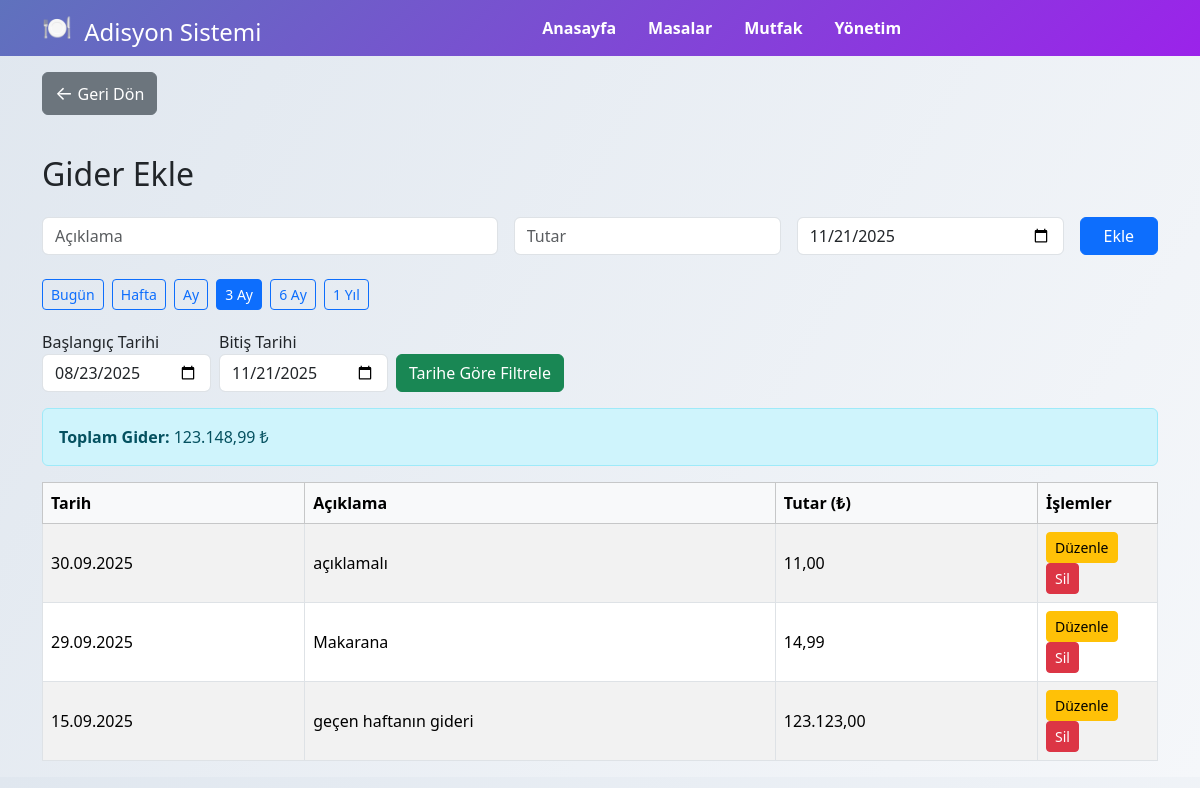
Page /yonetim/giderekle.php?periyot=3ay on the committed database.
### tables this page shows
CREATE TABLE `gider` (
  `id` int(11) NOT NULL,
  `aciklama` text NOT NULL,
  `tutar` float NOT NULL,
  `tarih` date NOT NULL
);

### yonetim/giderekle.php (the view, shortened to what this page needs)
<!DOCTYPE html>
<html lang="tr">
<head>
    <link href="../bootstrap/css/bootstrap.min.css" rel="stylesheet">
</head>
<body>
    <div class="header py-2">
        <div class="container">
            <div class="row align-items-center">
                <div class="col-auto">
                    <span style="font-size:1.5rem;">🍽️</span>
                    <span class="h4 align-middle ms-2">Adisyon Sistemi</span>
                </div>
                <div class="col d-flex justify-content-center">
                    <nav>
                        <ul class="nav">
                            <li class="nav-item">
                                <a class="nav-link text-white" href="../index.php"><strong>Anasayfa</strong></a>
                            </li>
                            <li class="nav-item">
                                <a class="nav-link text-white" href="../masalar.php"><strong>Masalar</strong></a>
                            </li>
                            <li class="nav-item">
                                <a class="nav-link text-white" href="../mutfak.php"><strong>Mutfak</strong></a>
                            </li>
                            <li class="nav-item">
                                <a class="nav-link text-white" href="index.php"><strong>Yönetim</strong></a>
                            </li>
                        </ul>
                    </nav>
                </div>
            </div>
        </div>
    </div>
<div class="container mt-3">
    <a href="index.php" class="btn btn-secondary mb-3">
        <span style="font-size:1.2rem;">&#8592;</span> Geri Dön
    </a>
</div>
<?php
include_once '../db/db.php';
$periods = [
    'gun' => 1,
    'hafta' => 7,
    'ay' => 30,
    '3ay' => 90,
    '6ay' => 180,
    'yil' => 365
];
$selected_period = isset($_GET['periyot']) && array_key_exists($_GET['periyot'], $periods) ? $_GET['periyot'] : 'ay';
$custom_start = isset($_GET['baslangic']) ? $_GET['baslangic'] : '';
$custom_end = isset($_GET['bitis']) ? $_GET['bitis'] : '';
$today = date('Y-m-d');
$start_date = date('Y-m-d', strtotime("-" . $periods[$selected_period] . " days"));
$end_date = $today;
$use_custom_range = false;
$date_condition = "WHERE tarih >= ? AND tarih <= ?";
$duzenle_gider = null;
$stmt = $conn->prepare("SELECT * FROM gider $date_condition ORDER BY tarih DESC, id DESC");
$stmt->bind_param("ss", $start_date, $end_date);
$stmt->execute();
$result = $stmt->get_result();
$giderler = [];
$toplam_gider = 0.0;
if ($result && $result->num_rows > 0) {
    while ($row = $result->fetch_assoc()) {
        $row['tutar'] = floatval($row['tutar']);
        $giderler[] = $row;
        $toplam_gider += $row['tutar'];
    }
}
?>
<div class="container mt-4">
    <h2 class="mb-4">Gider Ekle</h2>
    <?php if ($duzenle_gider): ?>
        <form method="post" class="row g-3 mb-4">
            <input type="hidden" name="gider_id" value="<?php echo $duzenle_gider['id']; ?>">
            <div class="col-md-5">
                <input type="text" name="aciklama" class="form-control" placeholder="Açıklama" value="<?php echo htmlspecialchars($duzenle_gider['aciklama']); ?>" required>
            </div>
            <div class="col-md-3">
                <input type="number" step="0.01" name="tutar" class="form-control" placeholder="Tutar" value="<?php echo htmlspecialchars($duzenle_gider['tutar']); ?>" required>
            </div>
            <div class="col-md-3">
                <input type="date" name="tarih" class="form-control" value="<?php echo htmlspecialchars($duzenle_gider['tarih']); ?>" required>
            </div>
            <div class="col-md-1 d-grid">
                <button type="submit" name="gider_duzenle" class="btn btn-warning">Güncelle</button>
            </div>
        </form>
    <?php else: ?>
        <form method="post" class="row g-3 mb-4">
            <div class="col-md-5">
                <input type="text" name="aciklama" class="form-control" placeholder="Açıklama" required>
            </div>
            <div class="col-md-3">
                <input type="number" step="0.01" name="tutar" class="form-control" placeholder="Tutar" required>
            </div>
            <div class="col-md-3">
                <input type="date" name="tarih" class="form-control" value="<?php echo date('Y-m-d'); ?>" required>
            </div>
            <div class="col-md-1 d-grid">
                <button type="submit" name="gider_ekle" class="btn btn-primary">Ekle</button>
            </div>
        </form>
    <?php endif; ?>
    <div class="mb-3">
        <?php foreach ($periods as $key => $days): ?>
            <a href="?periyot=<?php echo $key; ?>" class="btn btn-<?php echo ($selected_period == $key && !$use_custom_range) ? 'primary' : 'outline-primary'; ?> btn-sm me-1 mb-1">
                <?php
                switch ($key) {
                    case 'gun': echo "Bugün"; break;
                    case 'hafta': echo "Hafta"; break;
                    case 'ay': echo "Ay"; break;
                    case '3ay': echo "3 Ay"; break;
                    case '6ay': echo "6 Ay"; break;
                    case 'yil': echo "1 Yıl"; break;
                }
                ?>
            </a>
        <?php endforeach; ?>
    </div>
    <div class="mb-3">
        <form method="get" class="row g-2 align-items-end">
            <div class="col-auto">
                <label for="baslangic" class="form-label mb-0">Başlangıç Tarihi</label>
                <input type="date" id="baslangic" name="baslangic" class="form-control" value="<?php echo htmlspecialchars($custom_start ?: $start_date); ?>">
            </div>
            <div class="col-auto">
                <label for="bitis" class="form-label mb-0">Bitiş Tarihi</label>
                <input type="date" id="bitis" name="bitis" class="form-control" value="<?php echo htmlspecialchars($custom_end ?: $end_date); ?>">
            </div>
            <div class="col-auto">
                <button type="submit" class="btn btn-success">Tarihe Göre Filtrele</button>
            </div>
        </form>
    </div>
    <div class="mb-3">
        <div class="alert alert-info">
            <strong>Toplam Gider:</strong> <?php echo number_format($toplam_gider, 2, ',', '.'); ?> ₺
        </div>
    </div>
    <div class="table-responsive">
        <table class="table table-bordered table-striped align-middle">
            <thead class="table-light">
                <tr>
                    <th>Tarih</th>
                    <th>Açıklama</th>
                    <th>Tutar (₺)</th>
                    <th style="width:120px;">İşlemler</th>
                </tr>
            </thead>
            <tbody>
                <?php if (count($giderler) > 0): ?>
                    <?php foreach ($giderler as $gider): ?>
                        <tr>
                            <td><?php echo date('d.m.Y', strtotime($gider['tarih'])); ?></td>
                            <td><?php echo htmlspecialchars($gider['aciklama']); ?></td>
                            <td><?php echo number_format($gider['tutar'], 2, ',', '.'); ?></td>
                            <td>
                                <?php
                                $query_params = [];
                                if ($use_custom_range) {
                                    $query_params['baslangic'] = $custom_start;
                                    $query_params['bitis'] = $custom_end;
                                } else {
                                    $query_params['periyot'] = $selected_period;
                                }
                                $duzenle_url = 'giderekle.php?duzenle=' . $gider['id'] . '&' . http_build_query($query_params);
                                $sil_url = 'giderekle.php?sil=' . $gider['id'] . '&' . http_build_query($query_params);
                                ?>
                                <a href="<?php echo $duzenle_url; ?>" class="btn btn-sm btn-warning">Düzenle</a>
                                <a href="<?php echo $sil_url; ?>" class="btn btn-sm btn-danger" onclick="return confirm('Bu gideri silmek istediğinize emin misiniz?');">Sil</a>
                            </td>
                        </tr>
                    <?php endforeach; ?>
                <?php else: ?>
                    <tr>
                        <td colspan="4" class="text-center">Seçili dönemde gider bulunamadı.</td>
                    </tr>
                <?php endif; ?>
            </tbody>
        </table>
    </div>
</div>

### yonetim/giderekle.php (style rules this page uses)
body { background: linear-gradient(120deg, #e0e7ef 0%, #f5f7fa 100%); }
.header { background: linear-gradient(135deg, #5f72bd 0%, #9b23ea 100%); color: white; padding: 2rem 0; }

### rows in the picture
gider: tarih "30.09.2025", aciklama "açıklamalı", tutar "11,00"
gider: tarih "29.09.2025", aciklama "Makarana", tutar "14,99"
gider: tarih "15.09.2025", aciklama "geçen haftanın gideri", tutar "123.123,00"

### other values in the picture
$toplam_gider "123.148,99"
